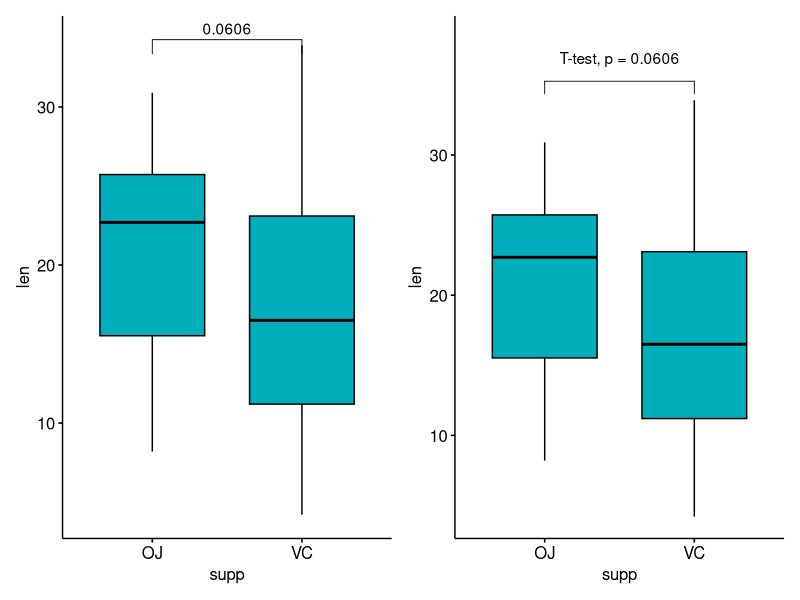
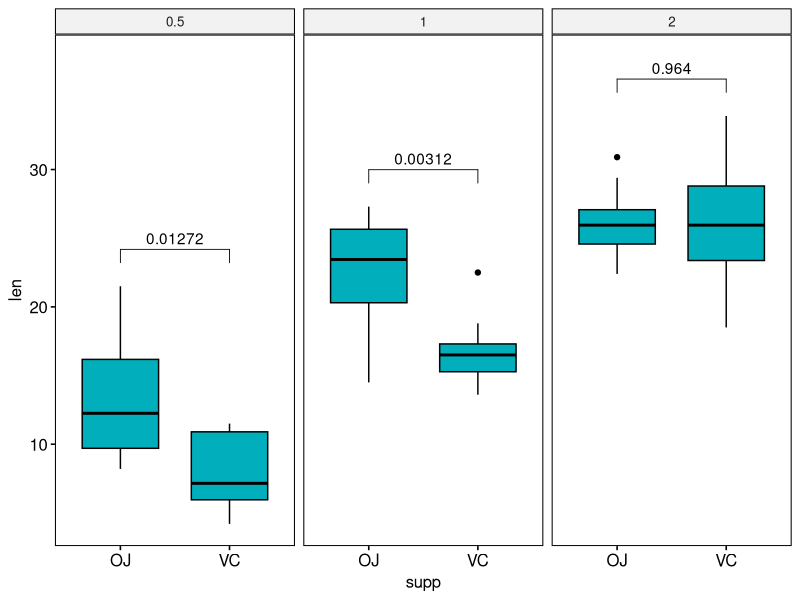
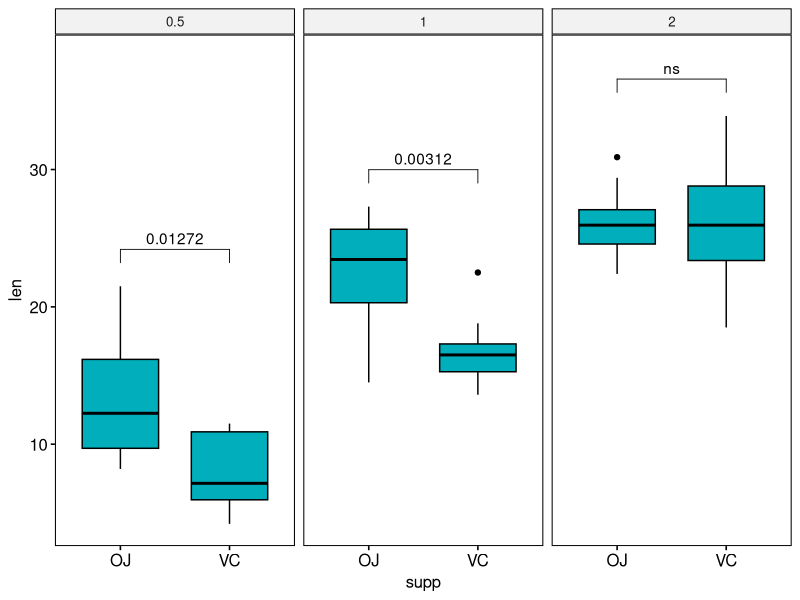
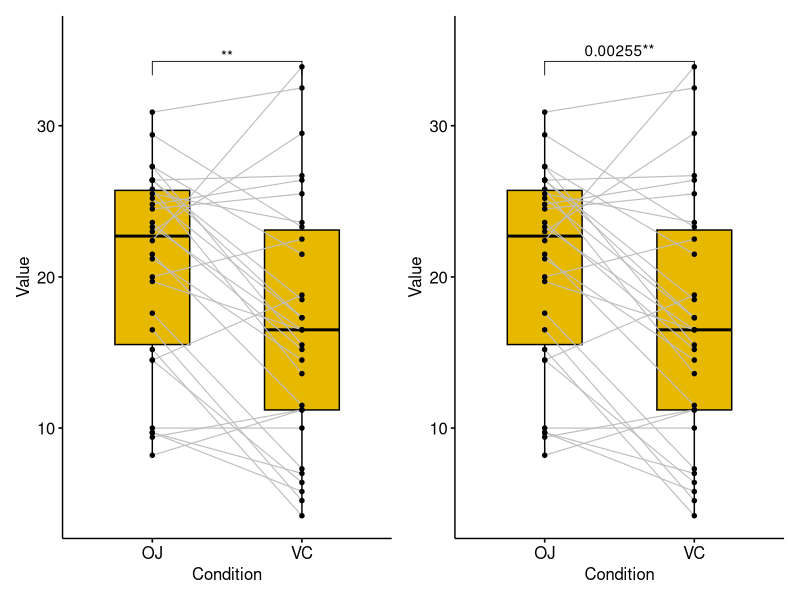
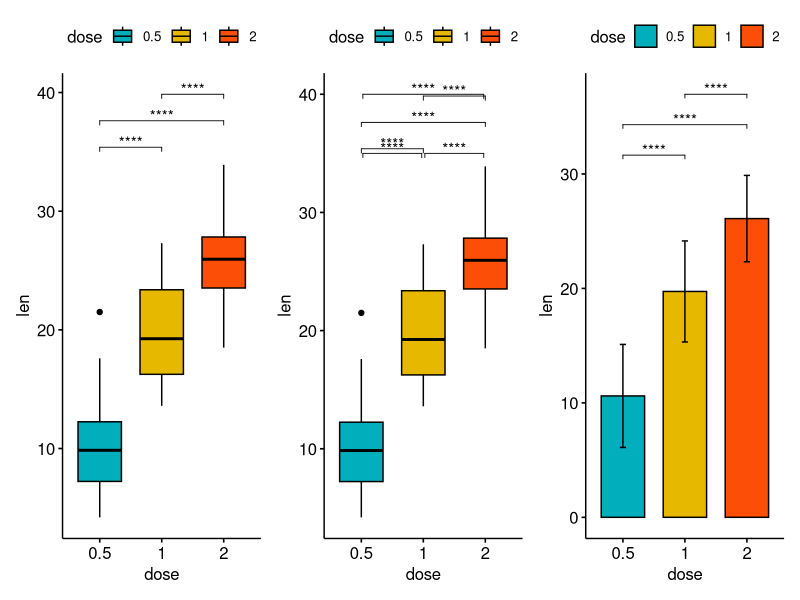
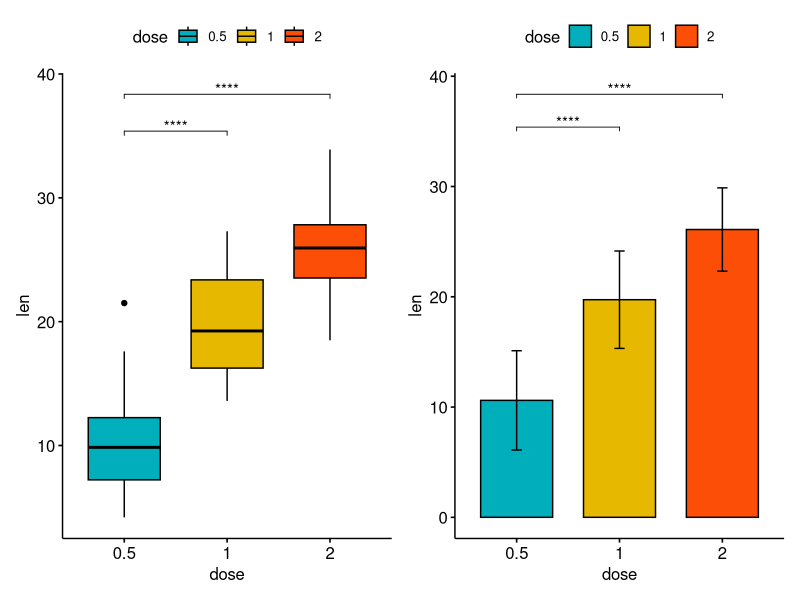
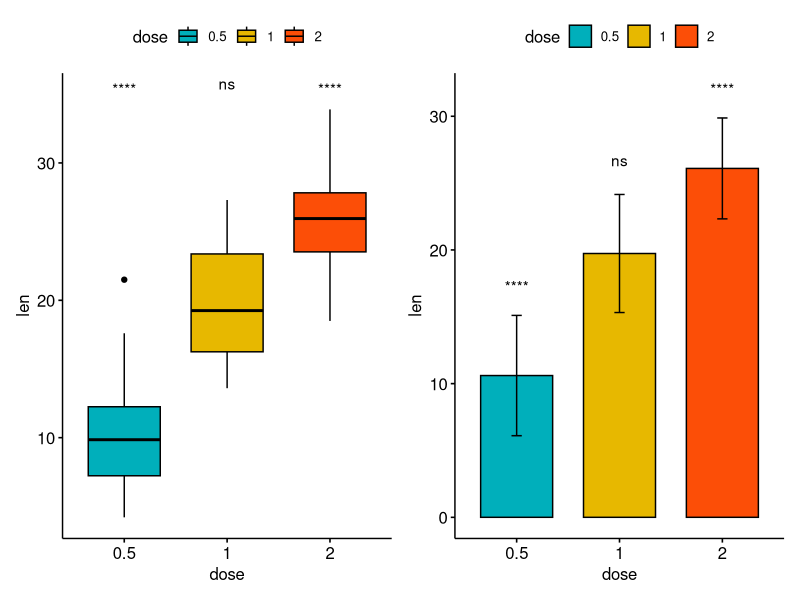
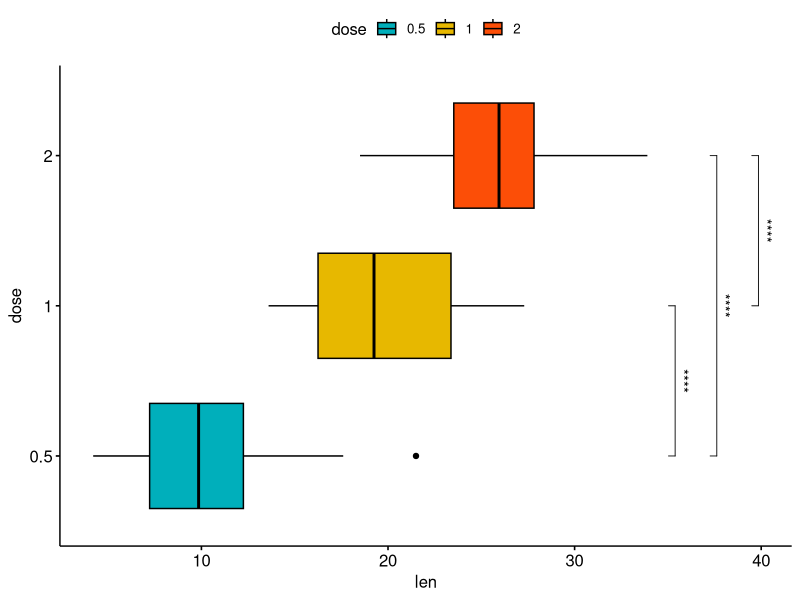

Here is the R script that generated these plots, in order:
## ---- chunk 1
knitr::opts_chunk$set(
    # fig.width = 6,
    # fig.height = 3.8,
    fig.align = "center",
    fig.retina = 3,
    # out.width = "85%",
    collapse = TRUE,
    warning = FALSE
)
## ---- chunk 2
library(tidyverse)
library(ggpubr)         # creat easily publication plots
library(rstatix)        # pipe-friendly tools for easy statistical analyses
library(patchwork)
## ---- chunk 3
# Transform `dose` into factor variable
df <- ToothGrowth
df$dose <- as.factor(df$dose)
head(df, 3)

### statistical test to compare two independent groups

stat_test <- df %>% 
    t_test(len ~ supp) %>%
    add_significance() %>% 
    add_xy_position(x = "supp")

stat_test

p1 <- ggboxplot(df, x = "supp", y = "len", fill = "#00AFBB") +
    stat_pvalue_manual(stat_test, label = "p")

### Customize p-value labels using glue expression
p2 <- ggboxplot(df, x = "supp", y = "len", fill = "#00AFBB") +
    stat_pvalue_manual(
        stat_test, 
        label = "T-test, p = {p}", 
        vjust = -1, #vertically adjust the position of the p-values labels 
        bracket.nudge.y = 1 # move up or to move down the brackets. 
        ) +
    scale_y_continuous(expand = expansion(mult = c(0.05, 0.15)))
p1 + p2

## ---- chunk 4
### grouped data
stat_test <- df %>%
    group_by(dose) %>%
    t_test(len ~ supp) %>%
    adjust_pvalue() %>%
    add_significance() %>% 
    add_xy_position(x = "supp")

stat_test

ggboxplot(df,
    x = "supp", y = "len", fill = "#00AFBB",
    facet.by = "dose"
    ) +
    stat_pvalue_manual(stat_test, label = "p.adj") +
    scale_y_continuous(expand = expansion(mult = c(0.05, 0.10)))

## ---- chunk 5
### Show p-values if significant otherwise show ns
stat_test <- df %>%
    group_by(dose) %>%
    t_test(len ~ supp) %>%
    adjust_pvalue() %>%
    add_significance() %>%
    add_xy_position("supp")

stat_test$custom_label <- ifelse(stat_test$p.adj <= 0.05, stat_test$p.adj, "ns")

stat_test

ggboxplot(df,
    x = "supp", y = "len", fill = "#00AFBB",
    facet.by = "dose"
    ) +
    stat_pvalue_manual(stat_test, label = "custom_label") +
    scale_y_continuous(expand = expansion(mult = c(0.05, 0.10)))

## ---- chunk 6
### Compare paired samples
# Statistical test
stat_test <- df %>%
  t_test(len ~ supp, paired = TRUE) %>%
  add_significance() %>% 
  add_xy_position(x = "supp")

### boxplot with pvalue
p1 <- ggpaired(df, x = "supp", y = "len", fill = "#E7B800",
                 line.color = "gray", line.size = 0.4)+
                 stat_pvalue_manual(stat_test, label = "p.signif")+
                 scale_y_continuous(expand = expansion(mult = c(0.05, 0.10)))

### combined with significane level
p2 <- ggpaired(df,
    x = "supp", y = "len", fill = "#E7B800",
    line.color = "gray", line.size = 0.4
) +
    stat_pvalue_manual(stat_test, label = "{p}{p.signif}") +
    scale_y_continuous(expand = expansion(mult = c(0.05, 0.10)))

p1 + p2
## ---- chunk 7
### boxplot
stat_test <- df %>% t_test(len ~ dose) %>% 
    add_xy_position(x = "dose")

bxp <- ggboxplot(df,
    x = "dose", y = "len", fill = "dose",
    palette = c("#00AFBB", "#E7B800", "#FC4E07") # Box plots
    ) + 
    stat_pvalue_manual(
      stat_test,
      label = "p.adj.signif",
      tip.length = 0.01
)

### Specify manually the y position of p-value labels and shorten the width of the brackets
bxp_man <- bxp + 
  stat_pvalue_manual(
    stat_test, label = "p.adj.signif", tip.length = 0.01,
    y.position = c(35, 40, 35), bracket.shorten = 0.05
    )

### Bar plot
stat_test <- df %>% 
    t_test(len ~ dose) %>%  
    add_xy_position(fun = "mean_sd", x = "dose")

# Bar plots showing mean +/- SD
bp <- ggbarplot(df,
        x = "dose", y = "len", add = "mean_sd", fill = "dose",
        palette = c("#00AFBB", "#E7B800", "#FC4E07")
    ) +
    stat_pvalue_manual(
        stat_test, 
        label = "p.adj.signif", 
        tip.length = 0.01
        )

bxp + bxp_man + bp
## ---- chunk 8
stat_test <- df %>% 
    t_test(len ~ dose, ref.group = "0.5") %>% 
    add_xy_position(x = "dose")

bxp <- ggboxplot(df,
    x = "dose", y = "len", fill = "dose",
    palette = c("#00AFBB", "#E7B800", "#FC4E07") # Box plots
    ) + 
    stat_pvalue_manual(
      stat_test,
      label = "p.adj.signif",
      tip.length = 0.01
)

bp <- ggbarplot(df,
        x = "dose", y = "len", add = "mean_sd", fill = "dose",
        palette = c("#00AFBB", "#E7B800", "#FC4E07")
    ) +
    stat_pvalue_manual(
        stat_test, 
        label = "p.adj.signif", 
        tip.length = 0.01
        )

bxp + bp
## ---- chunk 9
stat_test <- df %>% 
    t_test(len ~ dose, ref.group = "all") %>% 
    add_xy_position(x = "dose") 

bxp <- ggboxplot(df,
    x = "dose", y = "len", fill = "dose",
    palette = c("#00AFBB", "#E7B800", "#FC4E07") # Box plots
) +
    stat_pvalue_manual(
        stat_test,
        label = "p.adj.signif",
        y.position = 35
    )

stat_test <- df %>% 
    t_test(len ~ dose, ref.group = "all") %>% 
    add_xy_position(fun = "mean_sd", x = "dose")

bp <- ggbarplot(df,
    x = "dose", y = "len", add = "mean_sd", fill = "dose",
    palette = c("#00AFBB", "#E7B800", "#FC4E07")
) +
    stat_pvalue_manual(
        stat_test,
        label = "p.adj.signif"

    )

bxp + bp
## ---- chunk 10
# Transform `dose` into factor variable
df <- ToothGrowth
df$dose <- as.factor(df$dose)

head(df, 3)

stat_test <- df %>% 
    t_test(len ~ dose) %>%
    add_significance() %>% 
    add_xy_position(x = "dose")

stat_test

# Box plots
ggboxplot(df,
    x = "dose", y = "len", fill = "dose",
    palette = c("#00AFBB", "#E7B800", "#FC4E07")
) +
    stat_pvalue_manual(
        stat_test,
        # use the adjusted p-value significance levels as labels
        label = "p.adj.signif", tip.length = 0.01,
        coord.flip = TRUE
    ) +
    coord_flip()

ggboxplot(df,
    x = "dose", y = "len", fill = "dose",
    palette = c("#00AFBB", "#E7B800", "#FC4E07")
) +
    stat_pvalue_manual(
        stat_test,
        ### use adjusted p-values as labels
        label = "p.adj", tip.length = 0.01,
        coord.flip = TRUE
    ) +
    coord_flip()

